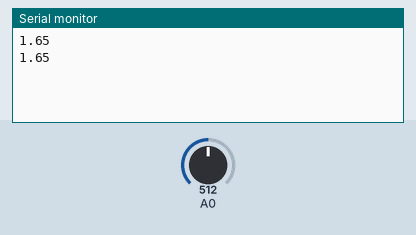
A sketch run on a simulated Arduino Uno, built with avr-gcc and run on an emulated ATmega328P. Shown: the last lines printed to the serial monitor. The test bench sets the inputs (shaded band); at power-on: A0 = 512.

Above: at 3.2 s.
3.3 s: A0 set to 716
At 4.6 s:
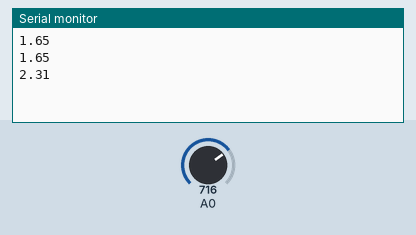
4.8 s: A0 set to 900
At 5.5 s:
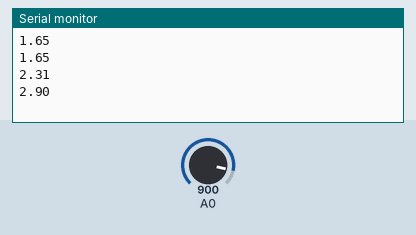
Timing chart, 0 to 7.8 s (numbered marks = the images above; inputs shaded):
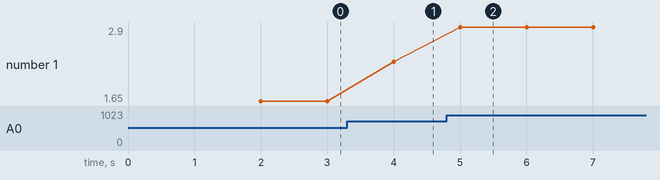

Measured:
- after the input at 3.3 s, the serial monitor: prints a new line after 0.70 s (image 1)
- after the input at 4.8 s, the serial monitor: prints a new line after 0.20 s (image 2)
- plotted number 1: 1.65 → 2.31 after the input at 3.3 s, 2.31 → 2.9 after the input at 4.8 s

The sketch:

CekTeganganPH.ino
```cpp
int pH_Value;
float Voltage;

void setup() {
  Serial.begin(9600);
  delay(2000);
}

void loop() {
  pH_Value = analogRead(A0);
  Voltage = pH_Value * (3.3 / 1023.0); // 5 For arduino, 3.3 for ESP8266
  Serial.println(Voltage);
  delay(1000);
}
```
